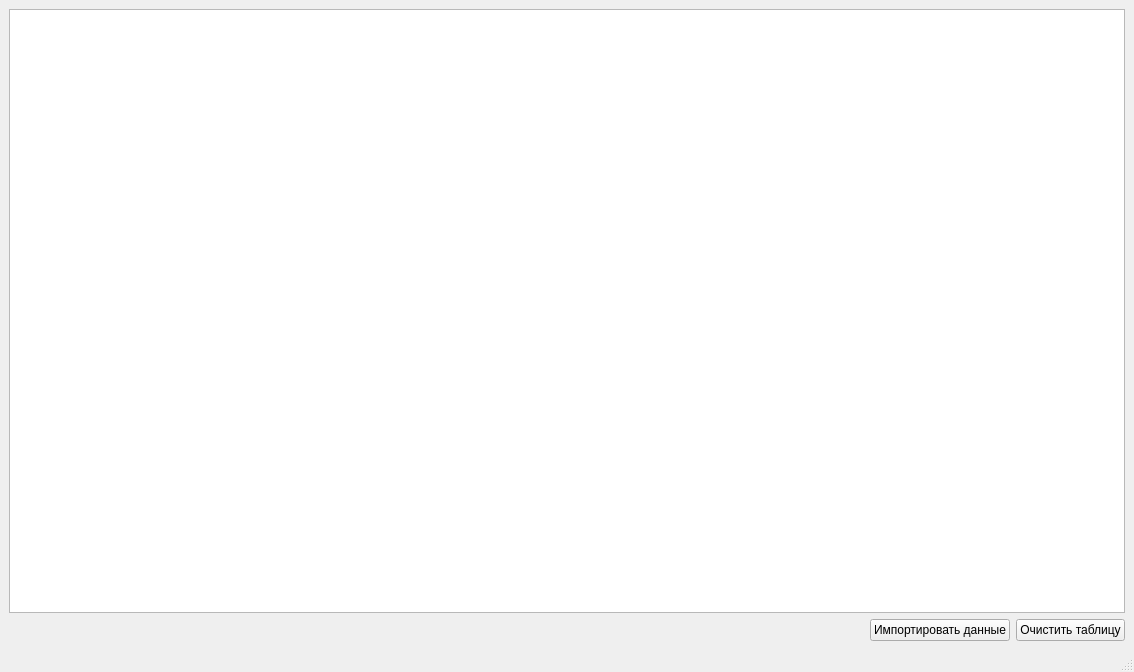
<?xml version="1.0" encoding="UTF-8"?>
<ui version="4.0">
 <class>MainWindow</class>
 <widget class="QMainWindow" name="MainWindow">
  <property name="geometry">
   <rect>
    <x>0</x>
    <y>0</y>
    <width>1134</width>
    <height>672</height>
   </rect>
  </property>
  <property name="windowTitle">
   <string>MainWindow</string>
  </property>
  <widget class="QWidget" name="centralwidget">
   <layout class="QGridLayout" name="gridLayout">
    <item row="1" column="1">
     <layout class="QHBoxLayout" name="horizontalLayout">
      <item>
       <spacer name="horizontalSpacer">
        <property name="orientation">
         <enum>Qt::Horizontal</enum>
        </property>
        <property name="sizeHint" stdset="0">
         <size>
          <width>40</width>
          <height>20</height>
         </size>
        </property>
       </spacer>
      </item>
      <item>
       <widget class="QPushButton" name="pushButton_import">
        <property name="text">
         <string>Импортировать данные</string>
        </property>
       </widget>
      </item>
      <item>
       <widget class="QPushButton" name="pushButton_clear">
        <property name="text">
         <string>Очистить таблицу</string>
        </property>
       </widget>
      </item>
     </layout>
    </item>
    <item row="0" column="1">
     <layout class="QVBoxLayout" name="verticalLayout">
      <item>
       <widget class="QTableView" name="tableView">
        <property name="sortingEnabled">
         <bool>true</bool>
        </property>
        <attribute name="horizontalHeaderVisible">
         <bool>true</bool>
        </attribute>
       </widget>
      </item>
     </layout>
    </item>
   </layout>
  </widget>
  <widget class="QMenuBar" name="menubar">
   <property name="geometry">
    <rect>
     <x>0</x>
     <y>0</y>
     <width>1134</width>
     <height>21</height>
    </rect>
   </property>
  </widget>
  <widget class="QStatusBar" name="statusbar"/>
 </widget>
 <resources/>
 <connections/>
</ui>
